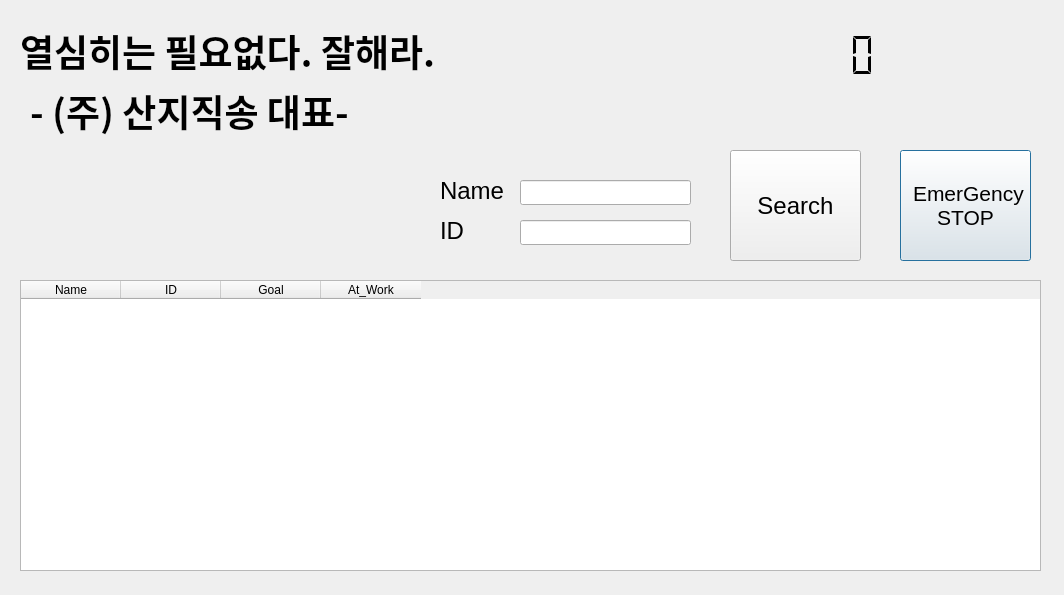
<?xml version="1.0" encoding="UTF-8"?>
<ui version="4.0">
 <class>Dialog</class>
 <widget class="QDialog" name="Dialog">
  <property name="geometry">
   <rect>
    <x>0</x>
    <y>0</y>
    <width>1064</width>
    <height>595</height>
   </rect>
  </property>
  <property name="windowTitle">
   <string>Dialog</string>
  </property>
  <widget class="QLabel" name="label_6">
   <property name="geometry">
    <rect>
     <x>20</x>
     <y>20</y>
     <width>481</width>
     <height>61</height>
    </rect>
   </property>
   <property name="font">
    <font>
     <family>Ubuntu Mono</family>
     <pointsize>28</pointsize>
     <weight>75</weight>
     <bold>true</bold>
    </font>
   </property>
   <property name="text">
    <string>열심히는 필요없다. 잘해라.</string>
   </property>
  </widget>
  <widget class="QPushButton" name="btnEmergency">
   <property name="geometry">
    <rect>
     <x>900</x>
     <y>150</y>
     <width>131</width>
     <height>111</height>
    </rect>
   </property>
   <property name="font">
    <font>
     <pointsize>16</pointsize>
    </font>
   </property>
   <property name="text">
    <string> EmerGency 
STOP</string>
   </property>
  </widget>
  <widget class="QPushButton" name="btnSerch">
   <property name="geometry">
    <rect>
     <x>730</x>
     <y>150</y>
     <width>131</width>
     <height>111</height>
    </rect>
   </property>
   <property name="font">
    <font>
     <pointsize>18</pointsize>
    </font>
   </property>
   <property name="text">
    <string>Search</string>
   </property>
  </widget>
  <widget class="QTableWidget" name="tableWidget">
   <property name="geometry">
    <rect>
     <x>20</x>
     <y>280</y>
     <width>1021</width>
     <height>291</height>
    </rect>
   </property>
   <column>
    <property name="text">
     <string>Name</string>
    </property>
   </column>
   <column>
    <property name="text">
     <string>ID</string>
    </property>
   </column>
   <column>
    <property name="text">
     <string>Goal</string>
    </property>
   </column>
   <column>
    <property name="text">
     <string>At_Work</string>
    </property>
   </column>
  </widget>
  <widget class="QLineEdit" name="editName">
   <property name="geometry">
    <rect>
     <x>520</x>
     <y>180</y>
     <width>171</width>
     <height>25</height>
    </rect>
   </property>
  </widget>
  <widget class="QLabel" name="label">
   <property name="geometry">
    <rect>
     <x>440</x>
     <y>180</y>
     <width>71</width>
     <height>21</height>
    </rect>
   </property>
   <property name="font">
    <font>
     <pointsize>18</pointsize>
    </font>
   </property>
   <property name="text">
    <string>Name</string>
   </property>
  </widget>
  <widget class="QLineEdit" name="editId">
   <property name="geometry">
    <rect>
     <x>520</x>
     <y>220</y>
     <width>171</width>
     <height>25</height>
    </rect>
   </property>
  </widget>
  <widget class="QLabel" name="label_2">
   <property name="geometry">
    <rect>
     <x>440</x>
     <y>220</y>
     <width>71</width>
     <height>21</height>
    </rect>
   </property>
   <property name="font">
    <font>
     <pointsize>18</pointsize>
    </font>
   </property>
   <property name="text">
    <string>ID</string>
   </property>
  </widget>
  <widget class="QLabel" name="label_7">
   <property name="geometry">
    <rect>
     <x>30</x>
     <y>80</y>
     <width>381</width>
     <height>61</height>
    </rect>
   </property>
   <property name="font">
    <font>
     <family>Ubuntu Mono</family>
     <pointsize>28</pointsize>
     <weight>75</weight>
     <bold>true</bold>
    </font>
   </property>
   <property name="text">
    <string>- (주) 산지직송 대표-</string>
   </property>
  </widget>
  <widget class="QLabel" name="labelDate">
   <property name="geometry">
    <rect>
     <x>480</x>
     <y>40</y>
     <width>191</width>
     <height>41</height>
    </rect>
   </property>
   <property name="font">
    <font>
     <pointsize>20</pointsize>
    </font>
   </property>
   <property name="text">
    <string/>
   </property>
   <property name="alignment">
    <set>Qt::AlignRight|Qt::AlignTrailing|Qt::AlignVCenter</set>
   </property>
  </widget>
  <widget class="QLCDNumber" name="lcdTimer">
   <property name="geometry">
    <rect>
     <x>690</x>
     <y>30</y>
     <width>191</width>
     <height>51</height>
    </rect>
   </property>
   <property name="font">
    <font>
     <pointsize>30</pointsize>
     <weight>75</weight>
     <bold>true</bold>
    </font>
   </property>
   <property name="layoutDirection">
    <enum>Qt::LeftToRight</enum>
   </property>
   <property name="autoFillBackground">
    <bool>false</bool>
   </property>
   <property name="frameShape">
    <enum>QFrame::NoFrame</enum>
   </property>
   <property name="frameShadow">
    <enum>QFrame::Raised</enum>
   </property>
   <property name="lineWidth">
    <number>6</number>
   </property>
   <property name="digitCount">
    <number>8</number>
   </property>
   <property name="mode">
    <enum>QLCDNumber::Dec</enum>
   </property>
   <property name="segmentStyle">
    <enum>QLCDNumber::Flat</enum>
   </property>
  </widget>
  <widget class="QLabel" name="labelWeather">
   <property name="geometry">
    <rect>
     <x>870</x>
     <y>30</y>
     <width>161</width>
     <height>71</height>
    </rect>
   </property>
   <property name="font">
    <font>
     <pointsize>20</pointsize>
    </font>
   </property>
   <property name="text">
    <string/>
   </property>
   <property name="alignment">
    <set>Qt::AlignRight|Qt::AlignTrailing|Qt::AlignVCenter</set>
   </property>
  </widget>
 </widget>
 <resources/>
 <connections/>
</ui>
